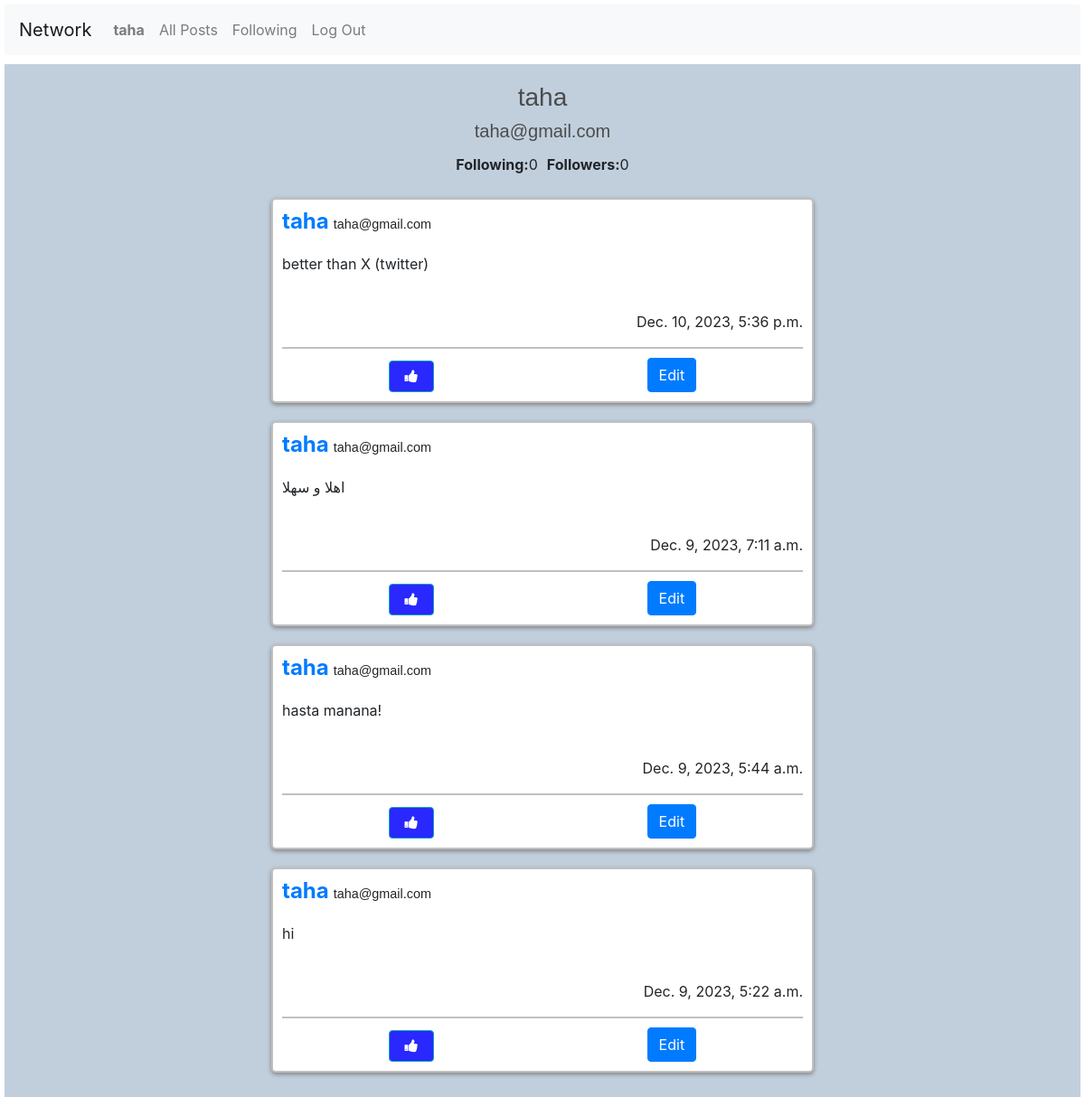
/profile/2 (signed in), run on the app's committed database.
### network/models.py (models this page shows, shortened)
class User(AbstractUser):
    pass

class Post(models.Model):
    content = models.CharField(max_length=140)
    user = models.ForeignKey(User,on_delete=models.CASCADE, related_name='user')
    datetime = models.DateTimeField(auto_now_add=True)

### network/views.py (the view)
# urls.py: path("profile/<int:id>", views.profile, name="profile"),
def profile(request, id):
    user = User.objects.get(pk=id)
    following = Follow.objects.filter(user=user)
    follower = Follow.objects.filter(user_follower=user)
    likes =  Like.objects.all()
    check = []
    try:
        for like in likes:
            if like.user.id == request.user.id:
                check.append(like.post_liked.id)
    except:
        check = []
    try:
        check_follow = follower.filter(user=User.objects.get(pk=request.user.id))
        if len(check_follow) != 0:
            check_follow = True
        else:
            check_follow = False
    except:
        check_follow = False
    posts = Post.objects.filter(user=user).order_by("id").reverse()
    postsv2 = Paginator(posts, 10)
    page_posts = postsv2.get_page(request.GET.get('page'))
    return render(request, "network/profile.html",{
        'posts':postsv2,
        'page_posts': page_posts,
        'user':user,
        'follower':follower,
        'following':following,
        'check': check_follow,
        'checks':check,
        'likes':likes,
    })

### network/templates/network/profile.html (shortened to what this page needs)
{% extends "network/layout.html" %}
{% block body %}
    {% if user.is_authenticated %}
<h3 style="text-align: center; margin-top: 10px; padding-top: 20px; color: rgb(75, 75, 75); font-family: sans-serif;">{{user.username}}</h3>
<h5 style="text-align: center;  color: rgb(75, 75, 75); font-family: sans-serif;">{{user.email}}</h5>
{% if request.user != user %}
<nav class="follow" style="display: flex;justify-content: center; ">
  <p><b>Following:</b>{{following.count}}</p>
  <p><b>Followers:</b>{{follower.count}}</p>
</nav>
<div style="display: flex;justify-content: center;">
{% if check %}
<form method="post" action="{% url 'unfollow' userid=user.id   unfollowerid=request.user.id  %}">
  {% csrf_token %}
  <button style="background-color: red;" class="button-3" name="unfollow" type="submit">Unfollow</button>
</form>
{% else%}
<form method="post" action="{% url 'follow' userid=user.id   followerid=request.user.id %}">
  {% csrf_token %}
  <button class="button-3" name="follow" type="submit">Follow</button>
</form>
{% endif %}
</div>
{% else %}
<nav class="follow" style="display: flex;justify-content: center; ">
  <p><b>Following:</b>{{following.count}}</p>
  <p><b>Followers:</b>{{follower.count}}</p>
</nav>
{% endif %}
{% for post in page_posts %}
    <div class="post" style=" border-radius: 5px; margin: 20px; padding: 10px; border: 2px silver solid ; box-shadow: 0px 2px 5px grey; width: 600px; margin-left: auto; margin-right: auto; text-align: center;">
        <h4 style="text-align: left; display: flex;"><a href="{% url 'profile' id=post.user.id %}"><b>{{post.user}}</b></a><p style=" align-items: center; margin-left: 5px; margin-top: 9px; font: 0.6em sans-serif;">{{post.user.email}}</p></h4>
        <p style="text-align: left;" id="content_{{post.id}}">{{post.content}} </p>
        <p style="text-align: right; margin-top: 40px;">{{post.datetime}}</p>
        <nav style=" padding-top: 10px; padding-bottom: 0px; border-top: 2px silver solid; display: flex; justify-content: space-around;">
          {% if post.id in checks %}
       <button style="background-color: rgb(40, 40, 255);  width: 50px; height: 35px; margin-top: 3px;"   id="{{ post.id }}" onclick="like({{ post.id }} , {{checks}} )" class="btn btn-info fa fa-thumbs-down"></button>
        {% else %}
          <button style="background-color: rgb(40, 40, 255);  width: 50px; height: 35px; margin-top: 3px;"   id="{{ post.id }}" onclick="like({{ post.id }},{{checks}})" class="btn btn-info fa fa-thumbs-up"></button>
        {% endif %}
        {% if post.user.id == request.user.id %}
           <div>
            <button class="btn btn-primary" data-target="#modal_edit_post_{{ post.id }}" data-toggle="modal"  > Edit</button>
           </div>
        </nav>
        {% endif %}
    </div>
    {% endfor %}
    {% else %}
    <h6>You should log in first <a href="{% url 'login' %}">login</a></h6>
    {% endif %}
{% endblock %}

### network/templates/network/layout.html (shortened to what this page needs)
{% load static %}
<!DOCTYPE html>
<html lang="en">
    <head>
        <link rel="stylesheet" href="https://stackpath.bootstrapcdn.com/bootstrap/4.4.1/css/bootstrap.min.css">
        <link href="{% static 'network/styles.css' %}" rel="stylesheet">
        <link rel="stylesheet" href="https://cdnjs.cloudflare.com/ajax/libs/font-awesome/4.7.0/css/font-awesome.min.css">
    </head>
    <body>
        <nav class="navbar navbar-expand-lg navbar-light bg-light">
            <a class="navbar-brand" href="{% url 'index' %}">Network</a>
            <div>
              <ul class="navbar-nav mr-auto">
                {% if user.is_authenticated %}
                    <li class="nav-item">
                        <a class="nav-link" href="{% url 'profile' id=request.user.id %}"><strong>{{ request.user.username }}</strong></a>
                    </li>
                {% endif %}
                <li class="nav-item">
                  <a class="nav-link" href="{% url 'index' %}">All Posts</a>
                </li>
                {% if user.is_authenticated %}
                    <li class="nav-item">
                        <a class="nav-link" href="{% url 'followsection' %}">Following</a>
                    </li>
                    <li class="nav-item">
                        <a class="nav-link" href="{% url 'logout' %}">Log Out</a>
                    </li>
                {% endif %}
              </ul>
            </div>
          </nav>
        <div class="body">
            {% block body %}
            {% endblock %}
        </div>
    </body>
</html>

### network/static/network/styles.css (style rules this page uses)
body { margin: 5px; }
.body { background-color: rgb(193, 207, 221); }
.body .post { background-color: rgb(255, 255, 255); }
.follow p { margin: 5px; }

### data on the page
User: user.username "taha", username "taha", email "taha@gmail.com"
Post: user "taha", user.email "taha@gmail.com", content "better than X (twitter)", datetime "Dec. 10, 2023, 5:36 p.m."
Post: user "taha", user.email "taha@gmail.com", content "اهلا و سهلا", datetime "Dec. 9, 2023, 7:11 a.m."
Post: user "taha", user.email "taha@gmail.com", content "hasta manana!", datetime "Dec. 9, 2023, 5:44 a.m.", {{ post.id }} 3 (drawn)
Post: user "taha", user.email "taha@gmail.com", content "hi", datetime "Dec. 9, 2023, 5:22 a.m."

### other printed values
{{ following.count }} "0"
{{ follower.count }} "0"
